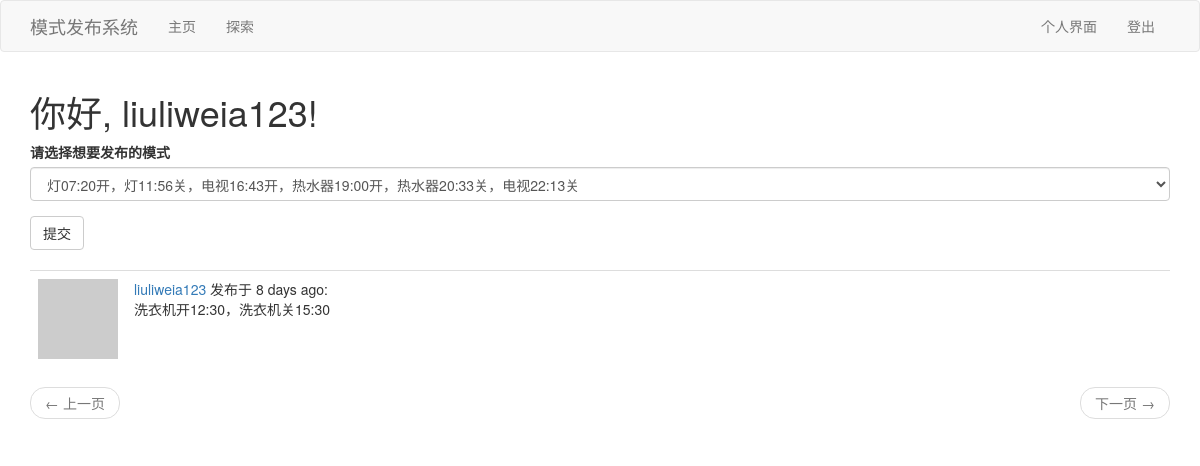
Before: /index (signed in) with the older database file.
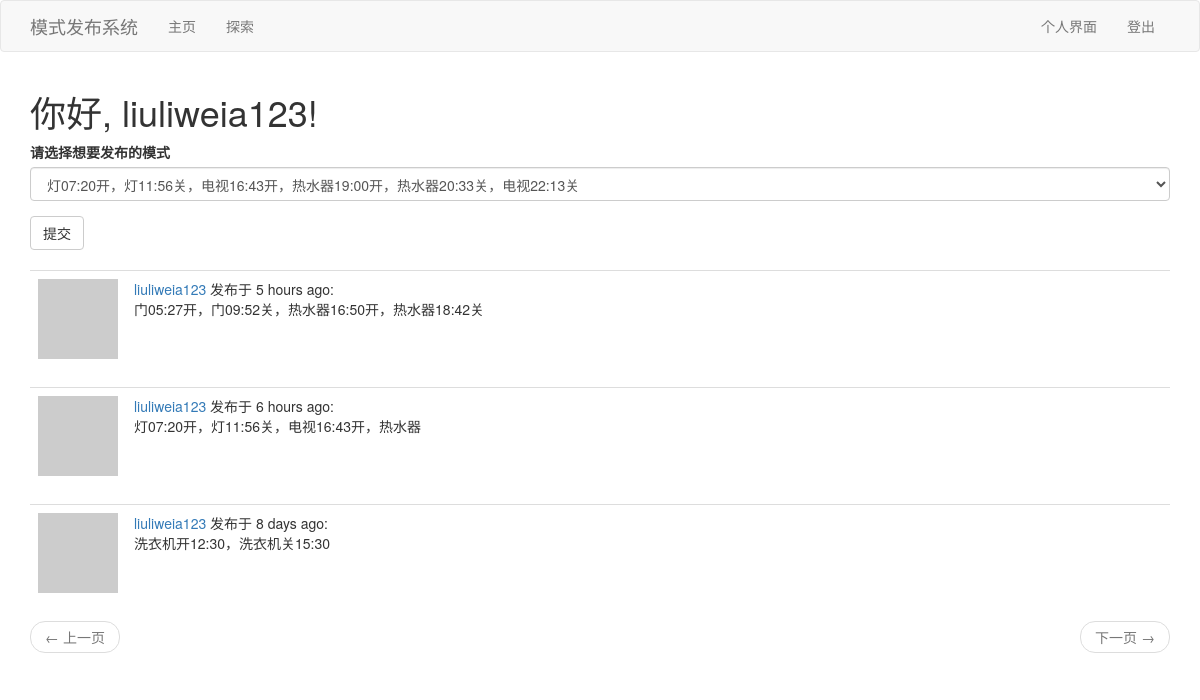
After: the same page with the newer database file.
### app/models.py (models this page shows, shortened)
class Post(db.Model):
    id = db.Column(db.Integer, primary_key=True)
    body = db.Column(db.String(140))
    timestamp = db.Column(db.DateTime, index=True, default=datetime.utcnow)
    user_id = db.Column(db.Integer, db.ForeignKey('user.id'))
    language = db.Column(db.String(5))

class User(UserMixin, db.Model):
    id = db.Column(db.Integer, primary_key=True)
    username = db.Column(db.String(64), index=True, unique=True)
    email = db.Column(db.String(120), index=True, unique=True)
    password_hash = db.Column(db.String(128))
    posts = db.relationship('Post', backref='author', lazy='dynamic')
    about_me = db.Column(db.String(140))
    last_seen = db.Column(db.DateTime, default=datetime.utcnow)
    followed = db.relationship(
        'User', secondary=followers,
        primaryjoin=(followers.c.follower_id == id),
        secondaryjoin=(followers.c.followed_id == id),
        backref=db.backref('followers', lazy='dynamic'), lazy='dynamic')
    def avatar(self, size):
        digest = md5(self.email.lower().encode('utf-8')).hexdigest()
        return 'https://www.gravatar.com/avatar/{}?d=identicon&s={}'.format(
            digest, size)
    def followed_posts(self):
        followed = Post.query.join(
            followers, (followers.c.followed_id == Post.user_id)).filter(
                followers.c.follower_id == self.id)
        own = Post.query.filter_by(user_id=self.id)
        return followed.union(own).order_by(Post.timestamp.desc())

### app/routes.py (the view, shortened to what this page needs)
@app.route('/', methods=['GET', 'POST'])
@app.route('/index', methods=['GET', 'POST'])
@login_required
def index():
    form = PostForm()
    '''if form2.validate_on_submit():
        language = guess_language(form2.pattern.data)
        if language == 'UNKNOWN' or len(language) > 5:
            language = ''
        pattern = Post(pattern=form2.pattern.pattern2, author=current_user,
                    language=language)
        db.session.add(pattern)
        db.session.commit()
        flash('Your pattern is now live!')
        return redirect(url_for('index'))'''
    page = request.args.get('page', 1, type=int)
    posts = current_user.followed_posts().paginate(
        page, app.config['POSTS_PER_PAGE'], False)
    next_url = url_for('index', page=posts.next_num) \
        if posts.has_next else None
    prev_url = url_for('index', page=posts.prev_num) \
        if posts.has_prev else None
    return render_template('index.html', title='Home', form=form,
                           posts=posts.items, next_url=next_url,
                           prev_url=prev_url)

### app/forms.py
class PostForm(FlaskForm):
    S = '想分享什么模式呢？'
    '''post = TextAreaField('说点什么吧：', validators=[
        DataRequired(), Length(min=1, max=140)])'''
    '''pattern = TextAreaField(S, validators=[
        DataRequired(), Length(min=1, max=140)])'''
    c = [('电视机开12:30，电视机关15:30', '电视机开12:30，电视机关15:30'),
         ('灯开12:30，灯关15:30', '灯开12:30，灯关15:30'),
         ('洗衣机开12:30，洗衣机关15:30', '洗衣机开12:30，洗衣机关15:30111111111111111111111111111111111111111111'
             '111111111111111111111111111111111111111111111111111111111111111111111'
             '111111111111111111111111111111111111111111111111111111111111111111')]
    S = read("s&t3.0.txt")
    S2 = open("record.txt", 'w+')
    num_p = 0
    patterns = NprefixSpan(SquencePattern([], sys.maxsize), S, 3)
    new_patterns = filter_patterns(patterns)
    npprefix = print_patterns(S, S2, new_patterns)
    a = npprefix.prefix3
    post = SelectField(label='请选择想要发布的模式',
        validators=[DataRequired('请选择标签')],
        render_kw={
            'class': 'form-control'
        },
        choices=a,
        coerce=str
                          )
    submit = SubmitField('提交')

### app/templates/index.html
{% extends "base.html" %}
{% import 'bootstrap/wtf.html' as wtf %}
{% block app_content %}
    <h1>你好, {{ current_user.username }}!</h1>
    {% if form %}
    {{ wtf.quick_form(form) }}
    <br>
    {% endif %}
    {% for post in posts %}
        {% include '_post.html' %}
    {% endfor %}
    <nav aria-label="...">
        <ul class="pager">
            <li class="previous{% if not prev_url %} disabled{% endif %}">
                <a href="{{ prev_url or '#' }}">
                    <span aria-hidden="true">&larr;</span> 上一页
                </a>
            </li>
            <li class="next{% if not next_url %} disabled{% endif %}">
                <a href="{{ next_url or '#' }}">
                    下一页 <span aria-hidden="true">&rarr;</span>
                </a>
            </li>
        </ul>
    </nav>
{% endblock %}

### app/templates/_post.html
    <table class="table table-hover">
        <tr>
            <td width="70px">
                <a href="{{ url_for('user', username=post.author.username) }}">
                    <img src="{{ post.author.avatar(70) }}" />
                </a>
            </td>
            <td>
                <a href="{{ url_for('user', username=post.author.username) }}">
                    {{ post.author.username }}
                </a>
                发布于 {{ moment(post.timestamp).fromNow() }}:
                <br>
                {{ post.body }}
            </td>
        </tr>
    </table>

Changed rows visible on the page:
added Post: author.username "liuliweia123", timestamp "5 hours ago", body "门05:27开，门09:52关，热水器16:50开，热水器18:42关"
added Post: author.username "liuliweia123", timestamp "6 hours ago", body "灯07:20开，灯11:56关，电视16:43开，热水器"
